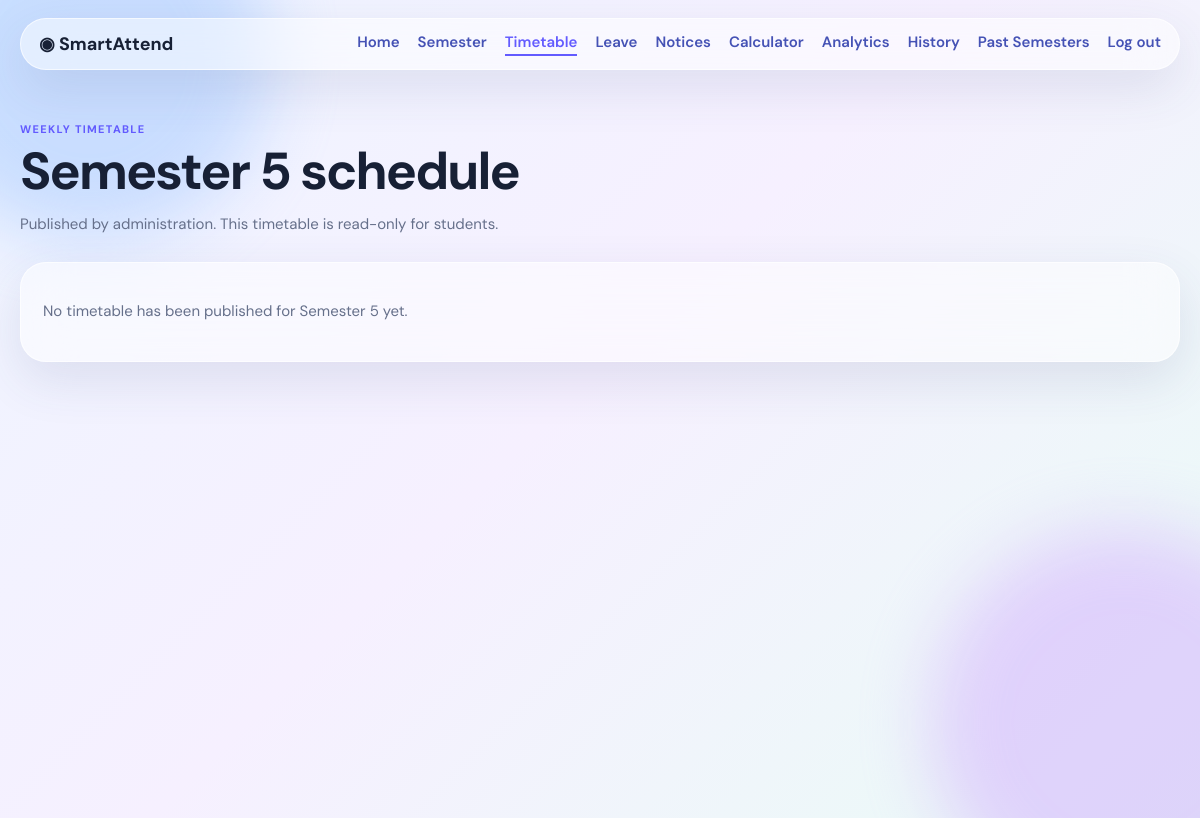
Page /timetable (signed in) on the earlier database version.
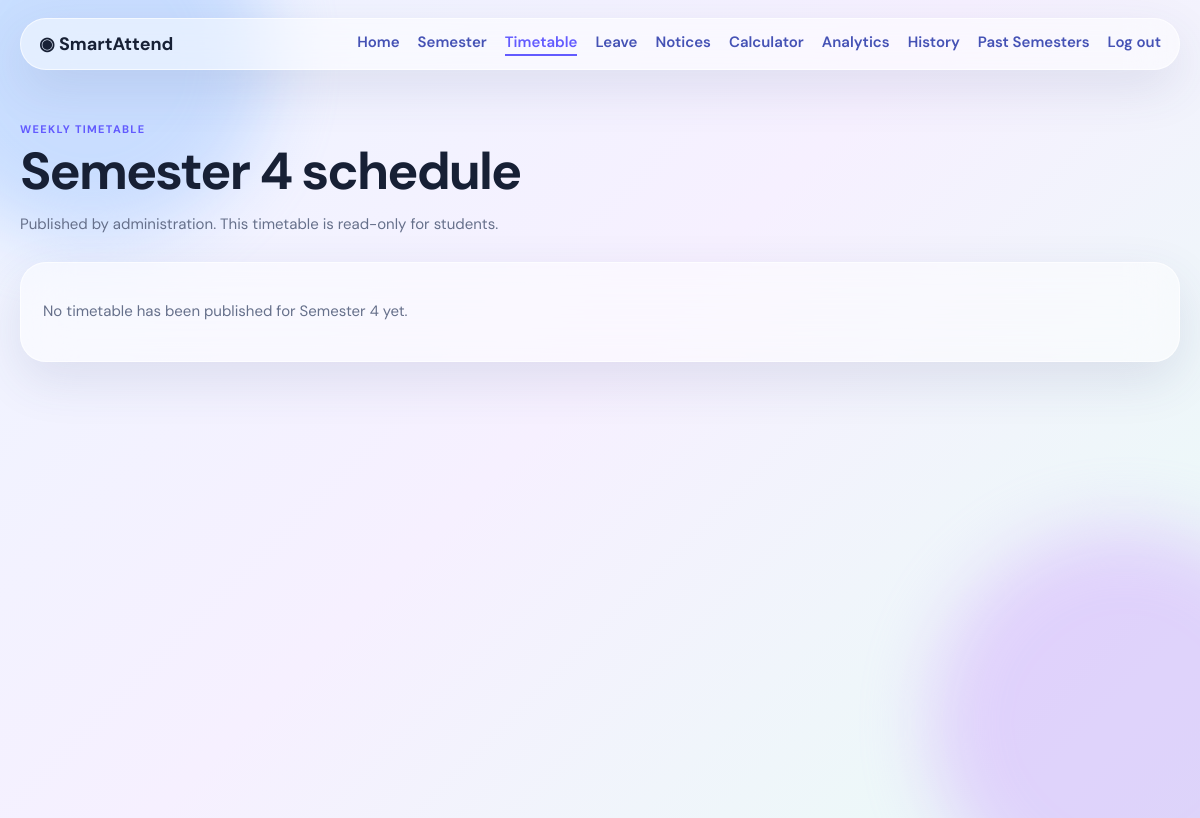
Same page on the later database version.
### tables this page shows
CREATE TABLE students (id INTEGER PRIMARY KEY, student_id TEXT UNIQUE NOT NULL, password TEXT NOT NULL, name TEXT NOT NULL, department TEXT, program TEXT, year TEXT, college TEXT, current_semester INTEGER DEFAULT 1, target_attendance REAL DEFAULT 75, theme TEXT DEFAULT 'system');

### app.py (the view)
@app.route('/timetable')
@student_required
def timetable():
    conn = get_db()
    s = student(conn)
    if not s['current_semester']:
        conn.close()
        return render_template('no_active_semester.html', student=s)
    schedule = timetable_for_student(conn, s['id'], s['current_semester'])
    has_timetable = any(schedule.get(day) for day in DAYS_ORDER)
    conn.close()
    return render_template('timetable.html', student=s, schedule=schedule, days=DAYS_ORDER, has_timetable=has_timetable)

### app.py (called while the page is built)
def student_required(f):
    @wraps(f)
    def inner(*args, **kwargs):
        if not session.get('student_id'):
            return redirect(url_for('login'))
        return f(*args, **kwargs)
    return inner

def student(conn):
    return conn.execute('SELECT * FROM students WHERE id=?', (session['student_id'],)).fetchone()

def timetable_for_student(conn, student_id, semester_number):
    rows = conn.execute(
        'SELECT * FROM timetable_entries WHERE student_id=? AND semester_number=? ORDER BY day_of_week, start_time',
        (student_id, semester_number),
    ).fetchall()
    grouped = {day: [] for day in DAYS_ORDER}
    for row in rows:
        grouped.setdefault(row['day_of_week'], []).append(dict(row))
    return grouped

### database.py (called while the page is built)
def get_db():
    conn = sqlite3.connect(DB_PATH)
    conn.row_factory = sqlite3.Row
    conn.execute('PRAGMA foreign_keys = ON')
    return conn

### templates/timetable.html (shortened to what this page needs)
{% extends 'base.html' %}
{% block content %}
<div class="page-head">
<span class="eyebrow">WEEKLY TIMETABLE</span>
<h1>Semester {{ student['current_semester'] }} schedule</h1>
<p>Published by administration. This timetable is read-only for students.</p>
</div>
<div class="timetable-week">
{% if not has_timetable %}
<article class="glass notice-card">
<p>No timetable has been published for Semester {{ student['current_semester'] }} yet.</p>
</article>
{% endif %}
</div>
{% endblock %}

Differences in the rows shown:
changed students: current_semester "5" → "4"
